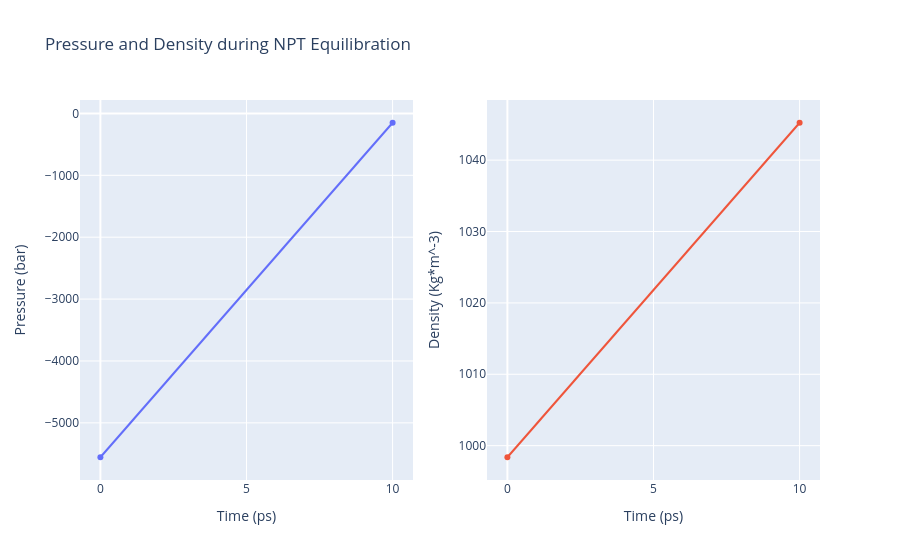

Notebook code cell kept with this figure:
### Code cell
# Plot the pressure and the density of the NPT equilibration side by side
plot_xvg_columns(MD_output_npt_pd_xvg,
                 title='Pressure and Density during NPT Equilibration',
                 ytitles=['Pressure (bar)', 'Density (Kg*m^-3)'])

### Figure 1 — Plotly figure (JSON) as saved in the notebook; plotly's stock layout.template omitted (floating-point values rounded to 4 significant figures)
{"data": [{"type": "scatter", "x": [0.0, 10.0], "xaxis": "x", "y": [-5556.0, -150.8], "yaxis": "y"}, {"type": "scatter", "x": [0.0, 10.0], "xaxis": "x2", "y": [998.4, 1045.0], "yaxis": "y2"}], "layout": {"showlegend": false, "title": {"text": "Pressure and Density during NPT Equilibration"}, "xaxis": {"anchor": "y", "domain": [0, 0.45], "title": {"text": "Time (ps)"}}, "xaxis2": {"anchor": "y2", "domain": [0.55, 1], "title": {"text": "Time (ps)"}}, "yaxis": {"anchor": "x", "domain": [0, 1], "title": {"text": "Pressure (bar)"}}, "yaxis2": {"anchor": "x2", "domain": [0, 1], "title": {"text": "Density (Kg*m^-3)"}}}}
